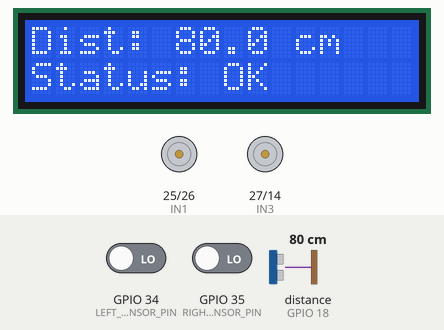
Recording of a sketch running on a simulated ESP32. On the bench: 16×2 character LCD, motor-driver pin pairs drawn as motors (green arrow = first pin HIGH = forward, orange = second pin HIGH = backward, longer = more drive). Wiring (inferred from the names in the program): ultrasonic range finder: trigger GPIO 5; echo GPIO 18. Inputs (shaded band) come from the test bench; at power-on: distance to the obstacle (sensor on GPIO 18) 80 cm, GPIO 34 (LEFT_SENSOR_PIN) LOW, GPIO 35 (RIGHT_SENSOR_PIN) LOW. The echo pulse lasts 58.3 µs per cm; WiFi joins after 1.5 s; servers stay silent unless stated; uploads are accepted with an empty reply; what the sketch prints to the serial monitor is not drawn.

Above: at 4.3 s.
4.4 s: distance to the obstacle (sensor on GPIO 18) set to 6 cm
At 5.6 s:
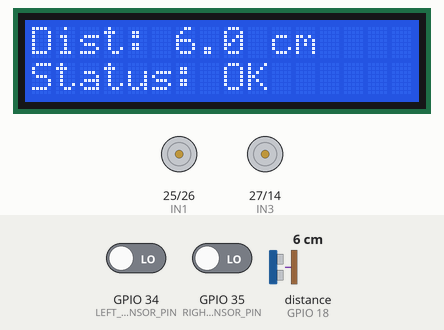
5.9 s: distance to the obstacle (sensor on GPIO 18) set to 3 cm
At 6.3 s:
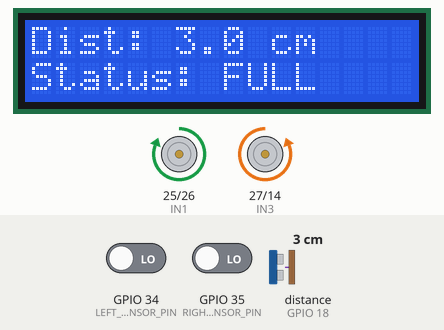
7.4 s: distance to the obstacle (sensor on GPIO 18) set to 9 cm
At 7.8 s:
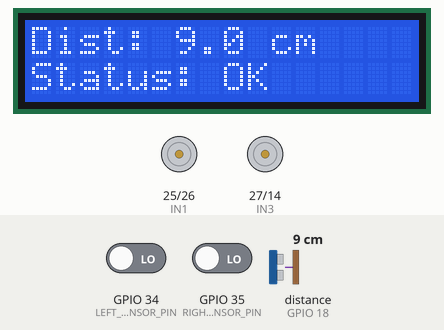
9.0 s: distance to the obstacle (sensor on GPIO 18) set to 2 cm
At 10.0 s:
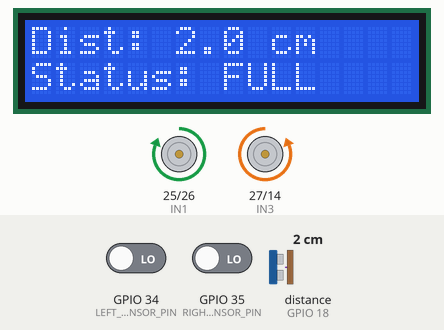
10.5 s: GPIO 34 (LEFT_SENSOR_PIN) driven HIGH
At 10.9 s:
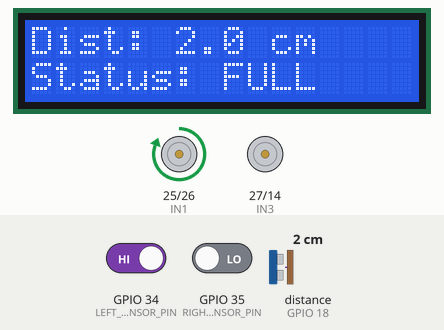
12.0 s: GPIO 35 (RIGHT_SENSOR_PIN) driven HIGH
At 13.3 s:
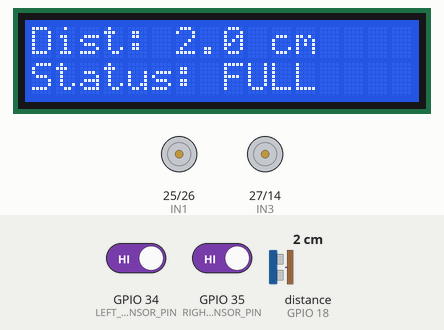
Timing chart, 0 to 14.5 s (numbered marks = the images above; inputs shaded):
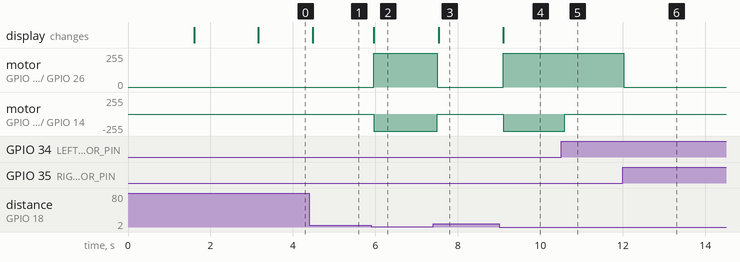

Measured:
- the behaviour switches between 5 and 4 cm on distance to the obstacle (sensor on GPIO 18) (found by bisection; images 1 and 2)
- after the input at 4.4 s, the display: changes after 0.08 s (image 1)
- after the input at 5.9 s, motor on GPIO 25 (IN1) / GPIO 26 (IN2): stopped → forward 255/255 after 0.06 s; motor on GPIO 27 (IN3) / GPIO 14 (IN4): stopped → backward 255/255 after 0.06 s; the display: changes after 0.06 s (image 2)
- after the input at 7.4 s, motor on GPIO 25 (IN1) / GPIO 26 (IN2): forward 255/255 → stopped after 0.09 s; motor on GPIO 27 (IN3) / GPIO 14 (IN4): backward 255/255 → stopped after 0.09 s; the display: changes after 0.14 s (image 3)
- after the input at 9.0 s, motor on GPIO 25 (IN1) / GPIO 26 (IN2): stopped → forward 255/255 after 0.10 s; motor on GPIO 27 (IN3) / GPIO 14 (IN4): stopped → backward 255/255 after 0.10 s; the display: changes after 0.10 s (image 4)
- after the input at 10.5 s, motor on GPIO 27 (IN3) / GPIO 14 (IN4): backward 255/255 → stopped after 0.09 s
- after the input at 12.0 s, motor on GPIO 25 (IN1) / GPIO 26 (IN2): forward 255/255 → stopped at once

The sketch:

main.ino
```cpp
#include <WiFi.h>
#include <WiFiClientSecure.h>
#include <HTTPClient.h>

#include <Wire.h>
#include <LiquidCrystal_I2C.h>

// =====================================================
// WiFi Credentials
// =====================================================

const char* ssid = "Your_Wifi_Name";
const char* password = "Your_Password";

// =====================================================
// Google Form URL
// =====================================================
// In the link change the viewForm into formResponse

const String form_url =
"your_spreadsheet_Link";

// =====================================================
// ULTRASONIC SENSOR PINS
// =====================================================

#define TRIG_PIN 5
#define ECHO_PIN 18

// =====================================================
// FULL BIN THRESHOLD
// =====================================================

#define FULL_THRESHOLD_CM 5.0

// =====================================================
// LCD
// =====================================================

LiquidCrystal_I2C lcd(0x27, 16, 2);

// =====================================================
// SECURE WIFI CLIENT
// =====================================================

WiFiClientSecure secureClient;

// =====================================================
// HW-870 LINE SENSOR PINS
// =====================================================

#define LEFT_SENSOR_PIN 34
#define RIGHT_SENSOR_PIN 35

// =====================================================
// MOTOR DRIVER PINS
// L298N
// =====================================================

// LEFT MOTOR
#define IN1 25
#define IN2 26

// RIGHT MOTOR
#define IN3 27
#define IN4 14

// =====================================================
// HW-870 SENSOR LOGIC
// =====================================================
// Assuming:
// LOW  = BLACK
// HIGH = WHITE
//
// If your HW-870 gives HIGH when detecting black,
// change to:
//
// #define BLACK HIGH
// #define WHITE LOW
// =====================================================

#define BLACK LOW
#define WHITE HIGH

// =====================================================
// TIMING
// =====================================================

unsigned long previousSendTime = 0;

const unsigned long sendInterval = 5000;

// =====================================================
// ROBOT STATE
// =====================================================

bool robotActive = false;

// =====================================================
// SETUP
// =====================================================

void setup() {

  Serial.begin(115200);

  // ===================================================
  // ULTRASONIC SENSOR
  // ===================================================

  pinMode(TRIG_PIN, OUTPUT);
  pinMode(ECHO_PIN, INPUT);

  // ===================================================
  // HW-870 LINE SENSORS
  // ===================================================

  pinMode(LEFT_SENSOR_PIN, INPUT);
  pinMode(RIGHT_SENSOR_PIN, INPUT);

  // ===================================================
  // MOTOR DRIVER
  // ===================================================

  pinMode(IN1, OUTPUT);
  pinMode(IN2, OUTPUT);

  pinMode(IN3, OUTPUT);
  pinMode(IN4, OUTPUT);

  // Make sure robot is stopped
  stopMotors();

  // ===================================================
  // LCD
  // ===================================================

  lcd.init();
  lcd.backlight();
  lcd.clear();

  lcd.setCursor(0, 0);
  lcd.print("Smart Bin");

  lcd.setCursor(0, 1);
  lcd.print("Connecting...");

  // ===================================================
  // CONNECT TO WIFI
  // ===================================================

  WiFi.begin(ssid, password);

  Serial.println();
  Serial.println("================================");
  Serial.println("       SMART BIN SYSTEM");
  Serial.println("================================");

  Serial.print("Connecting to WiFi");

  while (WiFi.status() != WL_CONNECTED) {

    delay(500);
    Serial.print(".");
  }

  Serial.println();
  Serial.println("WiFi Connected!");

  Serial.print("IP Address: ");
  Serial.println(WiFi.localIP());

  // Skip SSL certificate verification
  secureClient.setInsecure();

  // ===================================================
  // LCD
  // ===================================================

  lcd.clear();

  lcd.setCursor(0, 0);
  lcd.print("WiFi Connected");

  delay(1500);

  lcd.clear();

  // ===================================================
  // SYSTEM READY
  // ===================================================

  Serial.println();
  Serial.println("System Ready!");
  Serial.println("Robot: DEACTIVATED");
  Serial.println("================================");
}

// =====================================================
// READ DISTANCE
// =====================================================

float readDistance() {

  // Clear trigger
  digitalWrite(TRIG_PIN, LOW);

  delayMicroseconds(2);

  // Send ultrasonic pulse
  digitalWrite(TRIG_PIN, HIGH);

  delayMicroseconds(10);

  digitalWrite(TRIG_PIN, LOW);

  // Read echo
  long duration = pulseIn(ECHO_PIN, HIGH, 30000);

  // No echo received
  if (duration == 0) {

    return -1;
  }

  // Calculate distance
  float distanceCm = duration * 0.0343 / 2;

  return distanceCm;
}

// =====================================================
// SEND STATUS TO GOOGLE SHEETS
// =====================================================

void sendStatusToGoogleSheets(String status) {

  if (WiFi.status() != WL_CONNECTED) {

    Serial.println("WiFi not connected!");

    return;
  }

  HTTPClient http;

  // Build Google Form URL
  String finalURL = form_url + status + "&submit=Submit";

  Serial.println();
  Serial.println("Sending to Google Sheets...");
  Serial.println("Status: " + status);

  // Start HTTPS connection
  http.begin(secureClient, finalURL);

  // Send GET request
  int httpCode = http.GET();

  // Check result
  if (httpCode > 0) {

    Serial.print("Google Form HTTP Code: ");
    Serial.println(httpCode);

    if (httpCode == 200) {

      Serial.println("Data sent successfully!");
    }

  } else {

    Serial.print("Failed to send data. Error: ");
    Serial.println(http.errorToString(httpCode));
  }

  // Close connection
  http.end();
}

// =====================================================
// STOP MOTORS
// =====================================================

void stopMotors() {

  // Left motor
  digitalWrite(IN1, LOW);
  digitalWrite(IN2, LOW);

  // Right motor
  digitalWrite(IN3, LOW);
  digitalWrite(IN4, LOW);
}

// =====================================================
// MOVE FORWARD
// =====================================================

void moveForward() {

  // Left motor forward
  digitalWrite(IN1, HIGH);
  digitalWrite(IN2, LOW);

  // Right motor forward
  digitalWrite(IN3, LOW);
  digitalWrite(IN4, HIGH);
}

// =====================================================
// TURN LEFT
// =====================================================

void turnLeft() {

  // Left motor stop
  digitalWrite(IN1, LOW);
  digitalWrite(IN2, LOW);

  // Right motor forward
  digitalWrite(IN3, HIGH);
  digitalWrite(IN4, LOW);
}

// =====================================================
// TURN RIGHT
// =====================================================

void turnRight() {

  // Left motor forward
  digitalWrite(IN1, HIGH);
  digitalWrite(IN2, LOW);

  // Right motor stop
  digitalWrite(IN3, LOW);
  digitalWrite(IN4, LOW);
}

// =====================================================
// LINE FOLLOWING
// =====================================================

void lineFollow() {

  // Read HW-870 sensors
  int leftSensor = digitalRead(LEFT_SENSOR_PIN);

  int rightSensor = digitalRead(RIGHT_SENSOR_PIN);

  // ===================================================
  // PRINT SENSOR VALUES
  // ===================================================

  Serial.print("Left Sensor: ");
  Serial.print(leftSensor);

  Serial.print(" | Right Sensor: ");
  Serial.println(rightSensor);

  // ===================================================
  // BOTH BLACK
  // MOVE FORWARD
  // ===================================================

  if (leftSensor == BLACK && rightSensor == BLACK) {

    moveForward();

    Serial.println("Robot Movement: FORWARD");
  }

  // ===================================================
  // LEFT BLACK / RIGHT WHITE
  // TURN LEFT
  // ===================================================

  else if (leftSensor == BLACK && rightSensor == WHITE) {

    turnLeft();

    Serial.println("Robot Movement: TURN LEFT");
  }

  // ===================================================
  // LEFT WHITE / RIGHT BLACK
  // TURN RIGHT
  // ===================================================

  else if (leftSensor == WHITE && rightSensor == BLACK) {

    turnRight();

    Serial.println("Robot Movement: TURN RIGHT");
  }

  // ===================================================
  // BOTH WHITE
  // LINE LOST
  // ===================================================

  else if (leftSensor == WHITE && rightSensor == WHITE) {

    stopMotors();

    Serial.println("Robot Movement: STOP - LINE LOST");
  }
}

// =====================================================
// LOOP
// =====================================================

void loop() {

  // ===================================================
  // READ ULTRASONIC DISTANCE
  // ===================================================

  float distanceCm = readDistance();

  // ===================================================
  // DETERMINE BIN STATUS
  // ===================================================

  String binStatus;

  if (distanceCm > 0 && distanceCm <= FULL_THRESHOLD_CM) {

    binStatus = "FULL";

  } else {

    binStatus = "OK";
  }

  // ===================================================
  // ROBOT ACTIVATION
  // ===================================================

  if (binStatus == "FULL") {

    robotActive = true;

  } else {

    robotActive = false;

    // Stop robot if bin is OK
    stopMotors();
  }

  // ===================================================
  // SERIAL MONITOR
  // ===================================================

  Serial.println();
  Serial.println("================================");
  Serial.println("        SMART BIN STATUS");
  Serial.println("================================");

  // Distance
  Serial.print("Distance: ");

  if (distanceCm < 0) {

    Serial.println("SENSOR ERROR");

  } else {

    Serial.print(distanceCm, 1);
    Serial.println(" cm");
  }

  // Bin status
  Serial.print("Bin Status: ");
  Serial.println(binStatus);

  // Robot activation
  Serial.print("Robot: ");

  if (robotActive) {

    Serial.println("ACTIVATED");

  } else {

    Serial.println("DEACTIVATED");
  }

  Serial.println("================================");

  // ===================================================
  // LCD DISPLAY
  // ===================================================

  lcd.setCursor(0, 0);

  lcd.print("Dist: ");

  if (distanceCm < 0) {

    lcd.print("ERROR       ");

  } else {

    lcd.print(distanceCm, 1);
    lcd.print(" cm     ");
  }

  lcd.setCursor(0, 1);

  if (binStatus == "FULL") {

    lcd.print("Status: FULL   ");

  } else {

    lcd.print("Status: OK     ");
  }

  // ===================================================
  // ROBOT LINE FOLLOWING
  // ===================================================

  if (robotActive) {

    Serial.println("Line Following: ACTIVE");

    lineFollow();

  } else {

    stopMotors();
  }

  // ===================================================
  // SEND TO GOOGLE SHEETS
  // EVERY 5 SECONDS
  // ===================================================

  if (millis() - previousSendTime >= sendInterval) {

    previousSendTime = millis();

    sendStatusToGoogleSheets(binStatus);
  }

  // Small delay
  delay(100);
}
```
